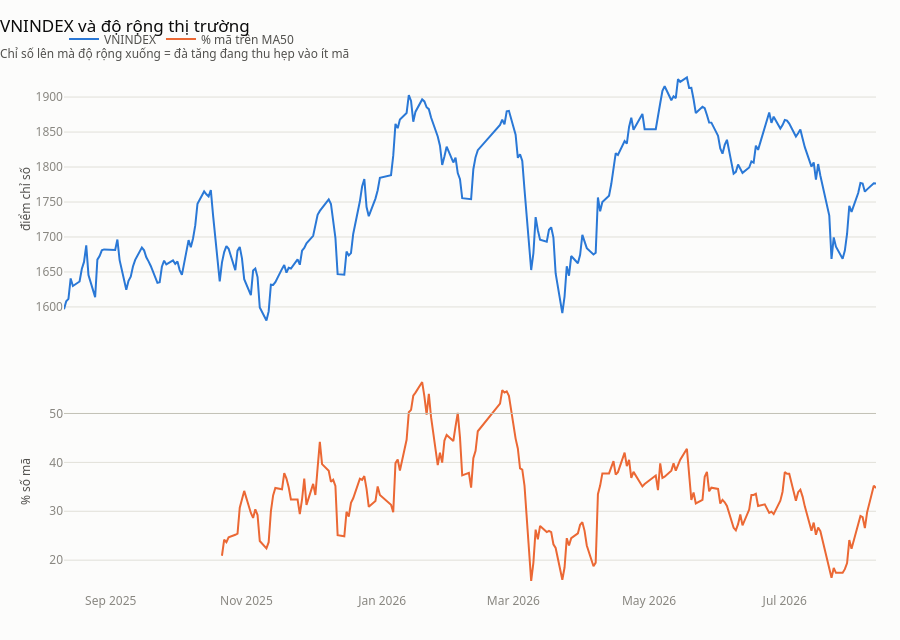

The code cell stored with this chart in its notebook:
### Markdown cell above
### Phân kỳ: chỉ số đi lên trong khi độ rộng đi xuống

Đây là lý do người ta đo breadth. Đặt VNINDEX cạnh độ rộng — **hai biểu đồ
chồng dọc, không phải hai trục y**. Trục thời gian chung ở dưới; hai thang giá
trị giữ nguyên ý nghĩa của mình.

### Code cell
from plotly.subplots import make_subplots
import plotly.graph_objects as go

vni = client.eod.index.ohlcv("VNINDEX", start=lui_ngay(HOM_NAY, nam=1))

fig = make_subplots(rows=2, cols=1, shared_xaxes=True, vertical_spacing=0.07, row_heights=[0.55, 0.45])
fig.add_trace(
    go.Scatter(x=vni["date"], y=vni["close"], name="VNINDEX", line=dict(width=2, color="#2a78d6")),
    row=1,
    col=1,
)
fig.add_trace(
    go.Scatter(
        x=do_rong["date"],
        y=do_rong["pct_tren_ma50"],
        name="% mã trên MA50",
        line=dict(width=2, color="#eb6834"),
    ),
    row=2,
    col=1,
)
fig.add_hline(y=50, line_width=1, line_color="#c3c2b7", row=2, col=1)
fig.update_yaxes(title_text="điểm chỉ số", row=1, col=1)
fig.update_yaxes(title_text="% số mã", row=2, col=1)
fig.update_layout(
    title_text="VNINDEX và độ rộng thị trường<br><sub style='color:#52514e'>Chỉ số lên mà độ rộng xuống = đà tăng đang thu hẹp vào ít mã</sub>",
    height=640,
    hovermode="x unified",
    showlegend=True,
)
fig

### Figure 1 — Plotly figure (JSON) as saved in the notebook; plotly's stock layout.template omitted (floating-point values rounded to 4 significant figures; data arrays with more than 128 entries replaced by an {"elided": "..."} marker saying what was removed)
{"data": [{"line": {"color": "#2a78d6", "width": 2}, "name": "VNINDEX", "type": "scatter", "x": {"elided": "250 str values"}, "xaxis": "x", "y": {"elided": "250 float values"}, "yaxis": "y"}, {"line": {"color": "#eb6834", "width": 2}, "name": "% mã trên MA50", "type": "scatter", "x": {"elided": "201 str values"}, "xaxis": "x2", "y": {"elided": "201 float values"}, "yaxis": "y2"}], "layout": {"height": 640, "hovermode": "x unified", "shapes": [{"line": {"color": "#c3c2b7", "width": 1}, "type": "line", "x0": 0, "x1": 1, "xref": "x2 domain", "y0": 50, "y1": 50, "yref": "y2"}], "showlegend": true, "title": {"text": "VNINDEX và độ rộng thị trường<br><sub style='color:#52514e'>Chỉ số lên mà độ rộng xuống = đà tăng đang thu hẹp vào ít mã</sub>"}, "xaxis": {"anchor": "y", "domain": [0.0, 1.0], "matches": "x2", "showticklabels": false}, "xaxis2": {"anchor": "y2", "domain": [0.0, 1.0]}, "yaxis": {"anchor": "x", "domain": [0.4885, 1.0], "title": {"text": "điểm chỉ số"}}, "yaxis2": {"anchor": "x2", "domain": [0.0, 0.4185], "title": {"text": "% số mã"}}}}
